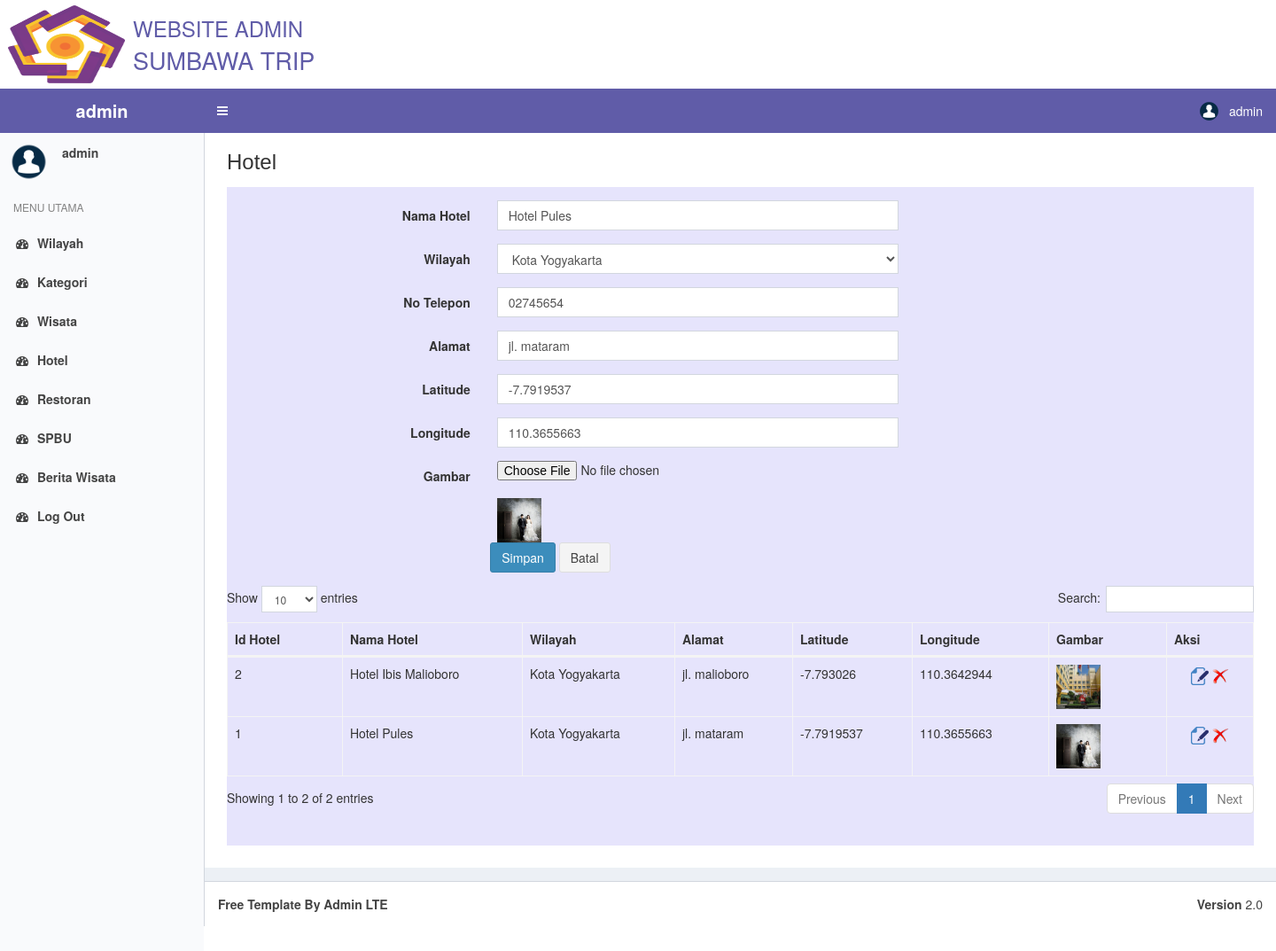
The app's page /admin/index.php?h=hotel&id=1 (signed in) with its own data.
### tables this page shows
CREATE TABLE `hotel` (
  `id_hotel` int(11) NOT NULL,
  `nama_hotel` text NOT NULL,
  `gambar` text NOT NULL,
  `no_telepon` varchar(15) NOT NULL,
  `alamat` text NOT NULL,
  `latitude` double NOT NULL,
  `longitude` double NOT NULL,
  `kode_wilayah` int(11) NOT NULL
);

CREATE TABLE `wilayah` (
  `kode_wilayah` int(11) NOT NULL,
  `nama_wilayah` text NOT NULL
);

### koneksi.php (called while the page is built, shortened)
<?php
function connect_db(){
	$host = "localhost";
	$usr = "root";
	$pwd = "";
	$db = "sumbawa_besar";
	$con = mysqli_connect($host, $usr, $pwd, $db);
	return $con;
}
function query($string_query){
	$result = mysqli_query(connect_db(), $string_query);
	return $result;
}
?>

### admin/hotel.php (the view, shortened to what this page needs)
    <section class="content-header">
      <h1 style="margin-top:30px;">
        Hotel
      </h1>
    </section>
    <section class="content">
          <div id="isi">
            <?php
            if(isset($_GET['id'])){
                $a = query("select * from hotel where id_hotel='$_GET[id]'");
                $b = mysqli_fetch_array($a);
            }
            ?>
<form action="hotel_proses.php" method="post" id="fhotel" class="form-horizontal" enctype="multipart/form-data">
                        <div class="form-group">
                            <label class="col-lg-3 control-label">Nama Hotel</label>
                            <div class="col-lg-5">
                                <input type="text" name="nama" class="form-control" value="<?php echo isset($b)?$b['nama_hotel']:''; ?>" maxlength="50" />
                            </div>
                        </div>
                        <div class="form-group">
                            <label class="col-lg-3 control-label">Wilayah</label>
                            <div class="col-lg-5">
                                <select name="wilayah" class="form-control">
                                    <?php
                                    $o = query("select * from wilayah order by nama_wilayah asc");
                                    while($p = mysqli_fetch_array($o)){
                                    ?>
                                        <option value="<?php echo $p['kode_wilayah']; ?>" <?php echo isset($b)&&$b['kode_wilayah']==$p['kode_wilayah']?'selected':''; ?>><?php echo $p['nama_wilayah']; ?></option>
                                    <?php } ?>
                                </select>
                            </div>
                        </div>
                        <div class="form-group">
                            <label class="col-lg-3 control-label">No Telepon</label>
                            <div class="col-lg-5">
                                <input type="text" name="no_telp" class="form-control" value="<?php echo isset($b)?$b['no_telepon']:''; ?>" maxlength="50" />
                            </div>
                        </div>
                        <div class="form-group">
                            <label class="col-lg-3 control-label">Alamat</label>
                            <div class="col-lg-5">
                                <input type="text" name="alamat" class="form-control" value="<?php echo isset($b)?$b['alamat']:''; ?>" maxlength="50" />
                            </div>
                        </div>
                        <div class="form-group">
                            <label class="col-lg-3 control-label">Latitude</label>
                            <div class="col-lg-5">
                                <input type="text" name="latitude" class="form-control" value="<?php echo isset($b)?$b['latitude']:''; ?>" maxlength="50" />
                            </div>
                        </div>
                        <div class="form-group">
                            <label class="col-lg-3 control-label">Longitude</label>
                            <div class="col-lg-5">
                                <input type="text" name="longitude" class="form-control" value="<?php echo isset($b)?$b['longitude']:''; ?>" maxlength="50" />
                            </div>
                        </div>
                        <div class="form-group">
                            <label class="col-lg-3 control-label">Gambar</label>
                            <div class="col-lg-5">
                                <input type="file" name="gambar" />
                                <?php echo isset($b)&&$b['gambar']!=''?"<br /><img src=\"../hotel/".$b['gambar']."\" width=\"50\" height=\"50\" /":''; ?>
                            </div>
                        </div>
			<div class="form-group">
                            <div class="col-lg-9 col-lg-offset-3">
					<input type="submit" value="Simpan" class="btn btn-primary" />
					<a href="?h=hotel"><input type="button" value="Batal" class="btn btn-default" /></a>
                            </div>
                        </div>
</form>
            <table id="data" class="table table-bordered table-hover" cellspacing="0" width="100%">
            	<thead>
                    <tr>
                        <th>Id Hotel</th>
                        <th>Nama Hotel</th>
                        <th>Wilayah</th>
                        <th>Alamat</th>
                        <th>Latitude</th>
                        <th>Longitude</th>
                        <th>Gambar</th>
                        <th>Aksi</th>
                    </tr>
                </thead>
                <tbody>
                	<?php
                    $x = query("select * from hotel h join wilayah a on h.kode_wilayah=a.kode_wilayah order by id_hotel desc");
                    while($y = mysqli_fetch_array($x)){
                    ?>
                    <tr>
                        <td><?php echo $y['id_hotel']; ?></td>
                        <td><?php echo $y['nama_hotel']; ?></td>
                        <td><?php echo $y['nama_wilayah']; ?></td>
                        <td><?php echo $y['alamat']; ?></td>
                        <td><?php echo $y['latitude']; ?></td>
                        <td><?php echo $y['longitude']; ?></td>
                        <td><img src="../hotel/<?php echo $y['gambar']; ?>" width="50" height="50" /></td>
                        <td align="center">
                        	<a href="?h=hotel&id=<?php echo $y['id_hotel']; ?>" title="edit"><img src="../templates/images/edit.png" width="20" height="20" /></a>
                            <a href="hotel_proses.php?id=<?php echo $y['id_hotel']; ?>" title="hapus" onclick="return confirm('yakin menghapus?')"><img src="../templates/images/remove.png" width="20" height="20" /></a>
                        </td>
                    </tr>
                    <?php } ?>
                </tbody>
            </table>
          </div>
    </section>

### admin/index.php (style rules this page uses)
td { padding:5px; }
#isi { background:#e6e4fc; padding:15px; }

### records on screen
hotel: nama "Hotel Pules", wilayah "Kota Yogyakarta", no_telp "02745654", alamat "jl. mataram", latitude "-7.7919537", longitude "110.3655663", gambar (picture), id_hotel "1", nama_hotel "Hotel Pules", kode_wilayah.nama_wilayah "Kota Yogyakarta"
hotel: id_hotel "2", nama_hotel "Hotel Ibis Malioboro", kode_wilayah.nama_wilayah "Kota Yogyakarta", alamat "jl. malioboro", latitude "-7.793026", longitude "110.3642944", gambar (picture)

### other values on screen
$_SESSION['nm_adm'] "admin"
